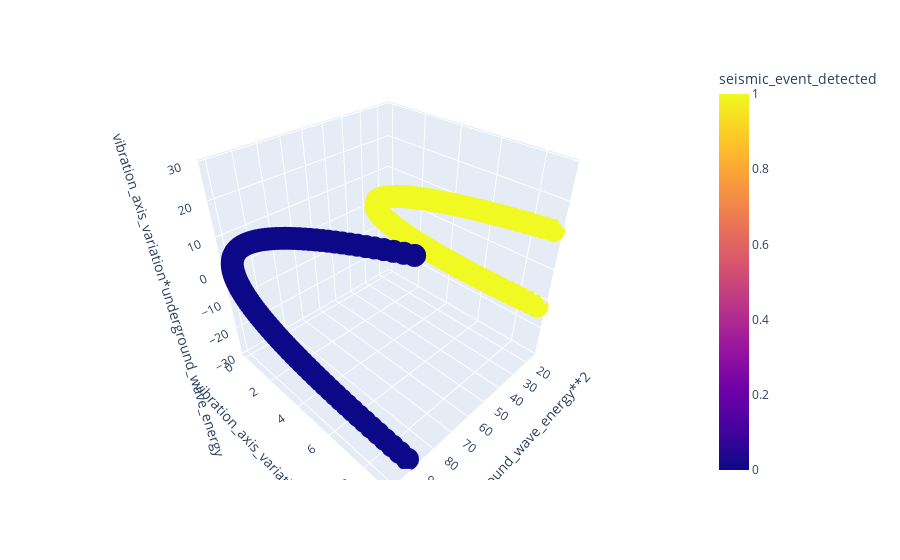

Source (notebook cell):
### Code cell
fig=px.scatter_3d(df,x="underground_wave_energy**2",y="vibration_axis_variation**2",z="vibration_axis_variation*underground_wave_energy",color="seismic_event_detected")
fig.show()

### Figure 1 — Plotly figure (JSON) as saved in the notebook; plotly's stock layout.template omitted (floating-point values rounded to 4 significant figures; data arrays with more than 128 entries replaced by an {"elided": "..."} marker saying what was removed)
{"data": [{"hovertemplate": "underground_wave_energy**2=%{x}<br>vibration_axis_variation**2=%{y}<br>vibration_axis_variation*underground_wave_energy=%{z}<br>seismic_event_detected=%{marker.color}<extra></extra>", "legendgroup": "", "marker": {"color": {"elided": "400 int values"}, "coloraxis": "coloraxis", "symbol": "circle"}, "mode": "markers", "name": "", "scene": "scene", "showlegend": false, "type": "scatter3d", "x": {"elided": "400 float values"}, "y": {"elided": "400 float values"}, "z": {"elided": "400 float values"}}], "layout": {"coloraxis": {"colorbar": {"title": {"text": "seismic_event_detected"}}, "colorscale": [[0, "#0d0887"], [0.1111, "#46039f"], [0.2222, "#7201a8"], [0.3333, "#9c179e"], [0.4444, "#bd3786"], [0.5556, "#d8576b"], [0.6667, "#ed7953"], [0.7778, "#fb9f3a"], [0.8889, "#fdca26"], [1, "#f0f921"]]}, "legend": {"tracegroupgap": 0}, "margin": {"t": 60}, "scene": {"domain": {"x": [0, 1], "y": [0, 1]}, "xaxis": {"title": {"text": "underground_wave_energy**2"}}, "yaxis": {"title": {"text": "vibration_axis_variation**2"}}, "zaxis": {"title": {"text": "vibration_axis_variation*underground_wave_energy"}}}}}
